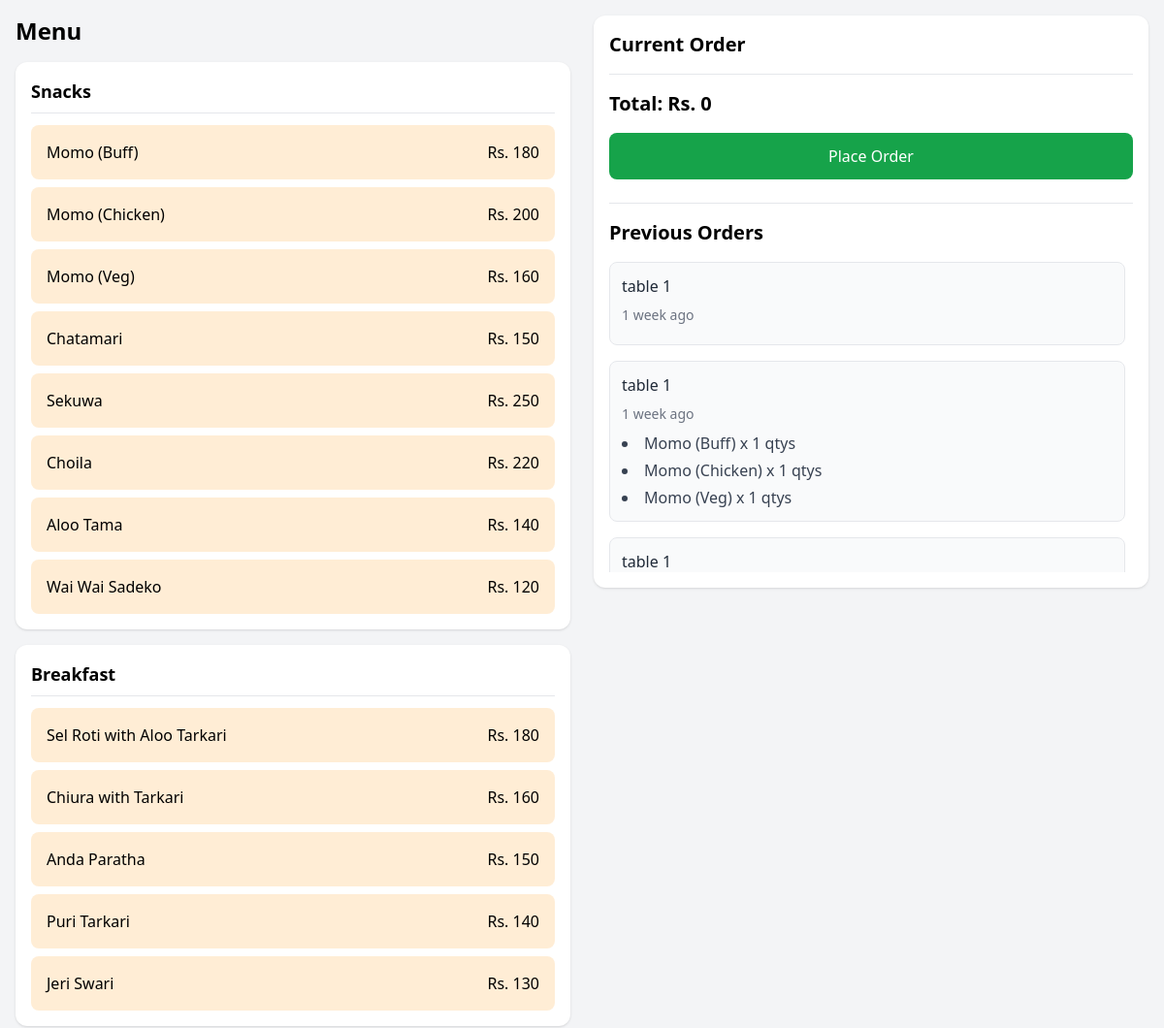
The app's page /orders/menu/24/ (signed in, upper part), older data.
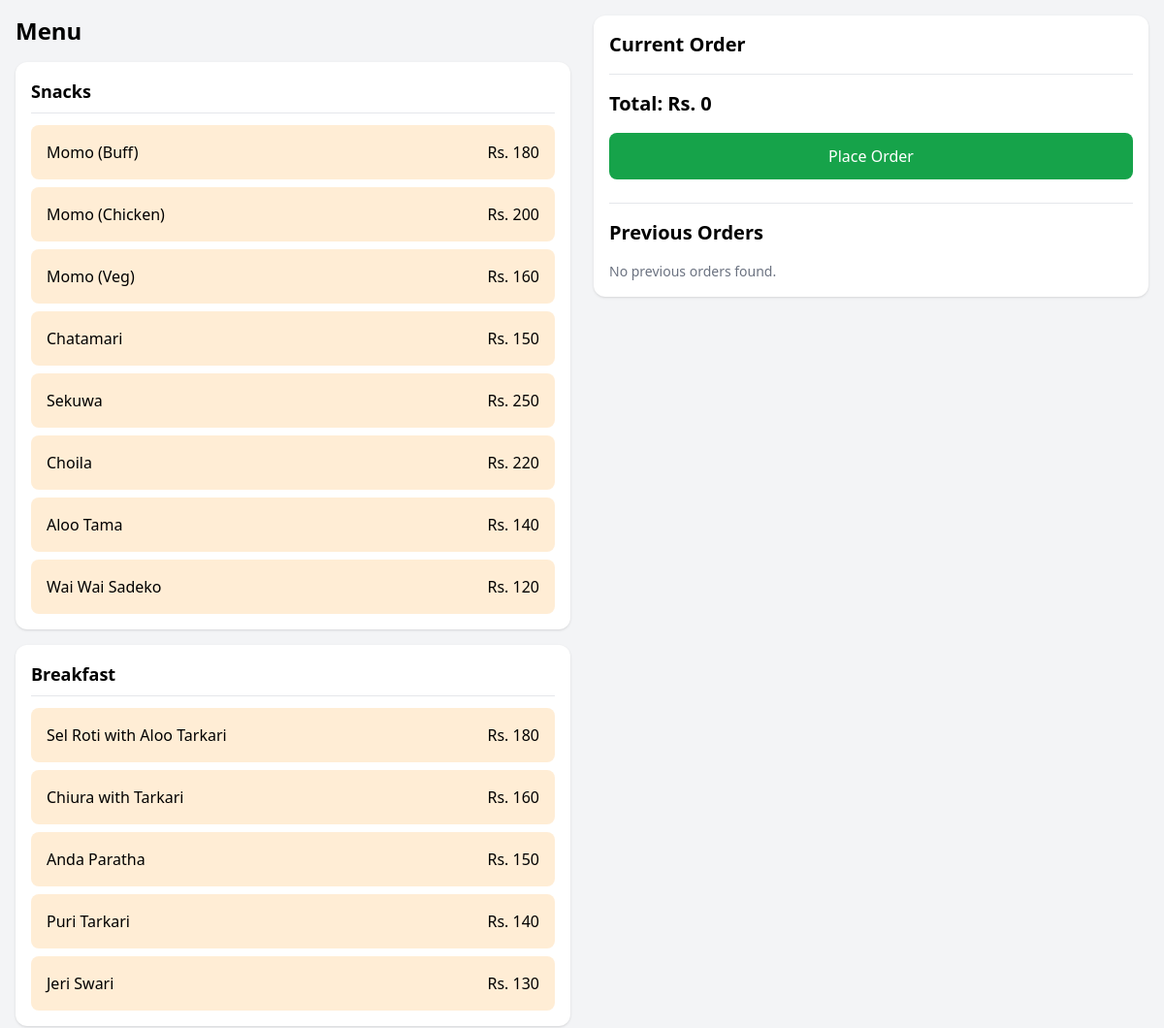
The same page, newer data.
### orders/models.py (models this page shows, shortened)
class Category(models.Model):
    name = models.CharField(max_length=150)
    class Meta:
        verbose_name_plural = "Categories"
    def __str__(self):
        return self.name

class MenuItem(models.Model):
    class PRIORITY_CHOICES(models.TextChoices):
        HIGH = '3', 'High'
        MEDIUM = '2', 'Medium'
        LOW = '1', 'Low'
    category = models.ForeignKey(Category, on_delete=models.CASCADE, related_name="items")
    station = models.ForeignKey(KitchenStation, on_delete=models.SET_NULL, null=True, related_name="items")
    name = models.CharField(max_length=200)
    price = models.PositiveIntegerField()
    description = models.TextField(null=True, blank=True)
    default_priority = models.CharField(choices=PRIORITY_CHOICES, default=PRIORITY_CHOICES.MEDIUM, max_length=2)
    est_time = models.PositiveIntegerField(help_text="Write estimated preparation time in minutes", null=True, blank=True)
    def __str__(self):
        return self.name

class Order(models.Model):
    class ORDER_STATUS(models.TextChoices):
        PENDING = 'p', 'Pending'
        PARTIALLY_SERVED = 'ps', 'Partially Served'
        SERVED = 's', 'Served'
        BILLED = 'b', 'Billed'
    id = models.UUIDField(primary_key=True, default=uuid.uuid4, editable=False)
    table = models.ForeignKey(Table, on_delete=models.PROTECT, related_name="orders")
    status = models.CharField(max_length=2, choices=ORDER_STATUS, default=ORDER_STATUS.PENDING)
    created_at = models.DateTimeField(auto_now_add=True)

class Table(models.Model):
    name = models.CharField(max_length=20)
    is_reserved = models.BooleanField(default=False, null=True)
    def __str__(self):
        return self.name

class OrderItem(models.Model):
    class ITEM_STATUS(models.TextChoices):
        PREPARING = 'p', 'Preparing'
        READY = 'r', 'Ready'
        SERVED = 's', 'Served'
    order = models.ForeignKey(Order, on_delete=models.PROTECT, related_name="items")
    menu_item = models.ForeignKey(MenuItem, on_delete=models.PROTECT, related_name="order_items")
    price = models.PositiveIntegerField()
    quantity = models.PositiveIntegerField(default=1)
    status = models.CharField(choices=ITEM_STATUS, max_length=2, default=ITEM_STATUS.PREPARING)
    priority = models.CharField(choices=MenuItem.PRIORITY_CHOICES, default=MenuItem.PRIORITY_CHOICES.MEDIUM, max_length=2)
    def __str__(self):
        return f"{self.menu_item}  x {self.quantity} qtys"

### orders/views.py (the view, shortened to what this page needs)
# urls.py: path("menu/<table_id>/", views.menu_view, name="menu_view_url"),
@role_required([User.ROLE_CHOICES.WAITER])
def menu_view(request, table_id):
    categories = Category.objects.all()
    orders = Order.objects.filter(
        table_id=table_id
        ).exclude(
            status=Order.ORDER_STATUS.BILLED
            ).order_by("-created_at")
    return render(request, "orders/menu.html", {
        'categories':categories,
        'table_id':table_id,
        'orders':orders
    })

### orders/templates/orders/menu.html (shortened to what this page needs)
{% load humanize %}
<!DOCTYPE html>
<html lang="en">
<head>
    <script src="https://cdn.tailwindcss.com"></script>
</head>
<body class="bg-gray-100">
    <div class="max-w-7xl mx-auto p-4">
        <div class="grid grid-cols-1 md:grid-cols-2 gap-6">
            <div>
                <h1 class="text-2xl font-bold mb-4">Menu</h1>
                {% for category in categories %}
                <div class="bg-white rounded-xl shadow p-4 mb-4">
                    <h2 class="font-bold text-lg mb-3 border-b pb-2">
                        {{ category }}
                    </h2>
                    <div class="grid gap-2">
                        {% for item in category.items.all %}
                        <div class="menu-item cursor-pointer bg-orange-100 hover:bg-orange-200 rounded-lg p-4 transition"
                            data-item-id="{{ item.id }}" data-item-name="{{ item.name }}"
                            data-item-price="{{ item.price }}">
                            <div class="flex justify-between">
                                <span class="font-medium">{{ item.name }}</span>
                                <span>Rs. {{ item.price }}</span>
                            </div>
                        </div>
                        {% endfor %}
                    </div>
                </div>
                {% endfor %}
            </div>
            <div class="bg-white rounded-xl shadow p-4 h-fit sticky top-4">
                <h2 class="text-xl font-bold mb-4">
                    Current Order
                </h2>
                <form class="border-t mt-4 pt-4" method="post">
                    <h3 id="total-price" class="text-xl font-bold">
                        Total: Rs. 0
                    </h3>
                    <button id="place-order-btn"
                        class="w-full mt-4 bg-green-600 text-white py-3 rounded-lg hover:bg-green-700">
                        Place Order
                    </button>
                </form>
                <div class="border-t mt-6 pt-4">
                    <h3 class="text-xl font-bold mb-4">
                        Previous Orders
                    </h3>
                    <div class="max-h-80 overflow-y-auto pr-2 space-y-4">
                        {% for order in orders %}
                        <div class="bg-gray-50 rounded-lg p-3 border border-gray-200">
                            <div class="font-medium text-gray-800 mb-2">
                                {{ order.table }}
                            </div>
                            <div class="text-sm text-gray-500 mb-2">
                                {{ order.created_at|naturaltime }}
                            </div>
                            <ul class="list-disc list-inside text-gray-700 space-y-1">
                                {% for item in order.items.all %}
                                <li>{{ item }}</li>
                                {% endfor %}
                            </ul>
                        </div>
                        {% empty %}
                        <div class="text-gray-500 text-sm">
                            No previous orders found.
                        </div>
                        {% endfor %}
                    </div>
                </div>
            </div>
        </div>
    </div>
</body>
</html>

Row changes from the older to the newer data that the page shows:
removed Order: table "table 1", created_at "1 week ago"
removed Order: table "table 1", created_at "1 week ago"
removed OrderItem: menu_item+quantity "Momo (Buff) x 1 qtys"
removed OrderItem: menu_item+quantity "Momo (Chicken) x 1 qtys"
removed OrderItem: menu_item+quantity "Momo (Veg) x 1 qtys"
removed Order: table "table 1"
Text that changed along with them:
text now shown: "No previous orders found."
